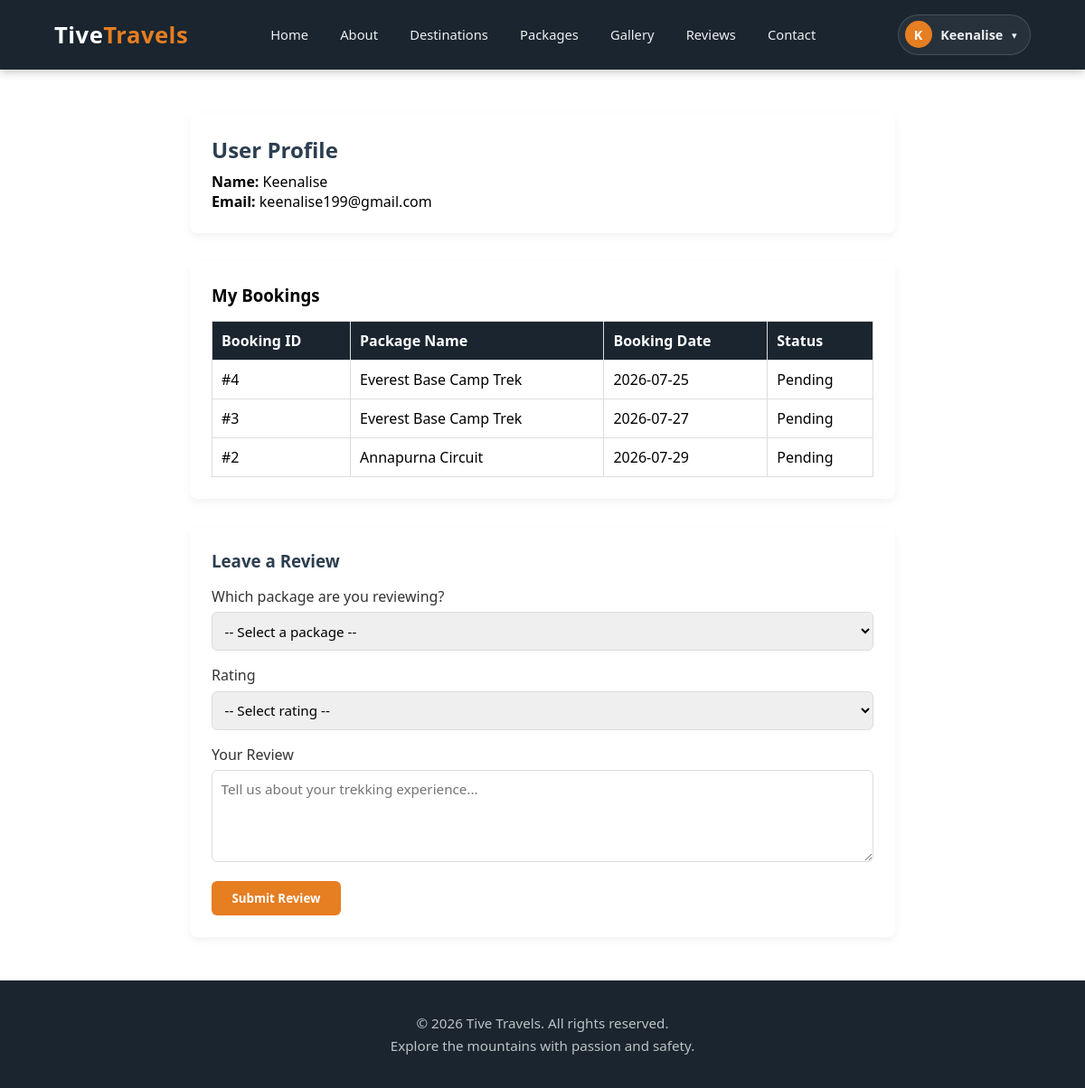
Page /profile.php (signed in) on the earlier database version.
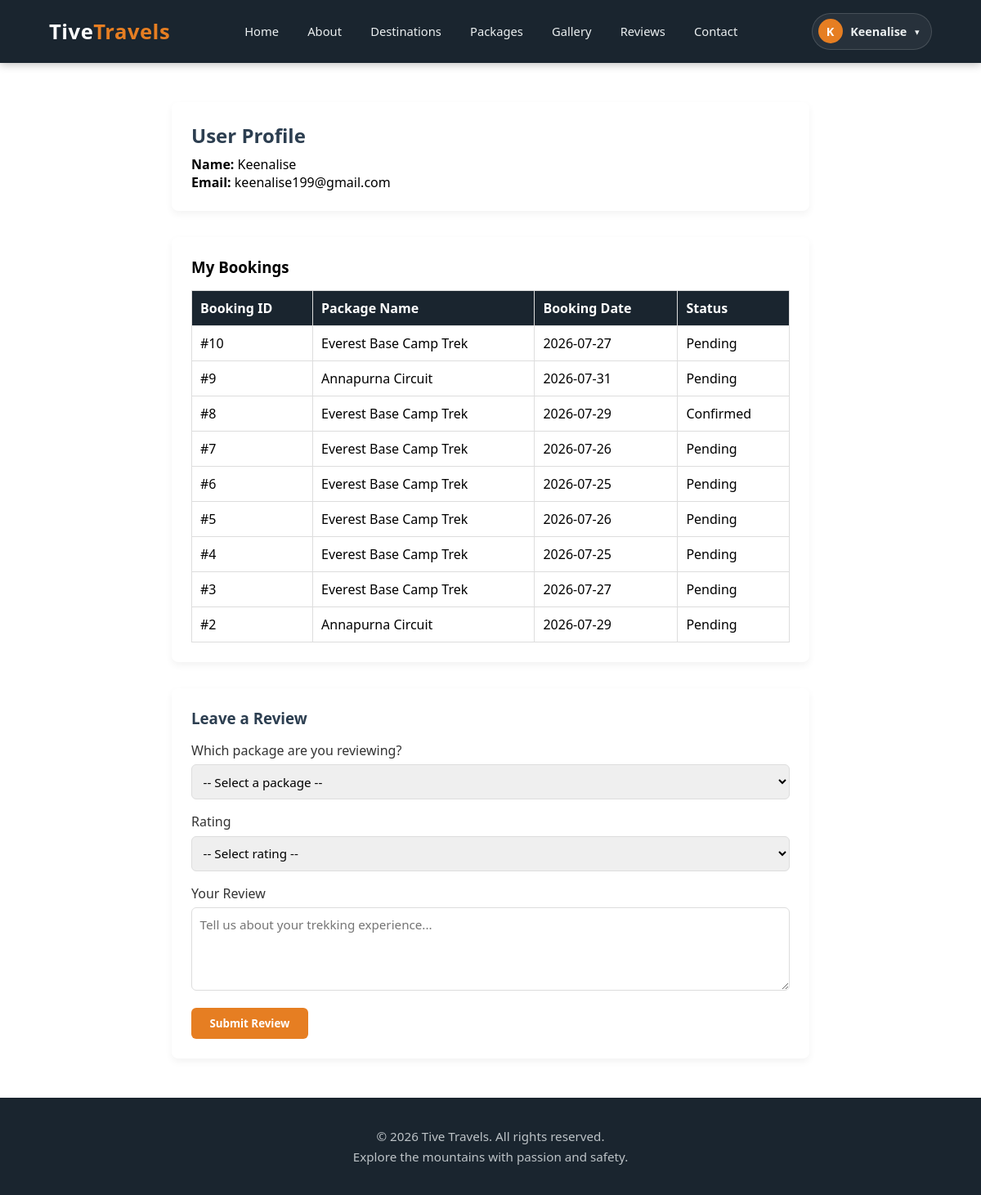
Same page on the later database version.
### tables this page shows
CREATE TABLE `bookings` (
  `id` int NOT NULL AUTO_INCREMENT,
  `user_id` int NOT NULL,
  `package_name` varchar(150) DEFAULT NULL,
  `num_people` int DEFAULT '1',
  `phone` varchar(30) DEFAULT '',
  `hotel_name` varchar(150) DEFAULT NULL,
  `nights` int DEFAULT '0',
  `accommodation_total` decimal(10,2) DEFAULT '0.00',
  `total_price` decimal(10,2) DEFAULT '0.00',
  `booking_date` date DEFAULT NULL,
  `status` enum('pending','confirmed','cancelled') DEFAULT 'pending',
  PRIMARY KEY (`id`),
  KEY `user_id` (`user_id`),
  CONSTRAINT `bookings_ibfk_1` FOREIGN KEY (`user_id`) REFERENCES `users` (`id`)
);

### profile.php (the view, shortened to what this page needs)
<?php
include 'includes/connection.php';
$user_id = $_SESSION['user_id'];
$stmt = $conn->prepare("SELECT * FROM users WHERE id = ?");
$stmt->bind_param("i", $user_id);
$stmt->execute();
$user = $stmt->get_result()->fetch_assoc();
$stmt2 = $conn->prepare("SELECT * FROM bookings WHERE user_id = ? ORDER BY id DESC");
$stmt2->bind_param("i", $user_id);
$stmt2->execute();
$bookings_res = $stmt2->get_result();
?>
<!DOCTYPE html>
<html lang="en">
<head>
    <link rel="stylesheet" href="css/navbar.css">
    <link rel="stylesheet" href="css/footer.css">
</head>
<body>
    <?php include 'includes/navbar.php'; ?>
    <div class="profile-container">
        <div class="user-card">
            <h2>User Profile</h2>
            <p><strong>Name:</strong> <?php echo htmlspecialchars($user['name']); ?></p>
            <p><strong>Email:</strong> <?php echo htmlspecialchars($user['email']); ?></p>
        </div>
        <div class="booking-history" id="bookings" style="margin-bottom: 2rem; scroll-margin-top: 90px;">
            <h3>My Bookings</h3>
            <table>
                <thead>
                    <tr>
                        <th>Booking ID</th>
                        <th>Package Name</th>
                        <th>Booking Date</th>
                        <th>Status</th>
                    </tr>
                </thead>
                <tbody>
                    <?php if ($bookings_res && $bookings_res->num_rows > 0): ?>
                        <?php while($b = $bookings_res->fetch_assoc()): ?>
                            <tr>
                                <td>#<?php echo $b['id']; ?></td>
                                <td><?php echo htmlspecialchars($b['package_name']); ?></td>
                                <td><?php echo $b['booking_date']; ?></td>
                                <td><?php echo ucfirst($b['status']); ?></td>
                            </tr>
                        <?php endwhile; ?>
                    <?php else: ?>
                        <tr><td colspan="4">No active bookings found.</td></tr>
                    <?php endif; ?>
                </tbody>
            </table>
        </div>
    <div class="review-form-card">
            <h3>Leave a Review</h3>
            <form method="POST" action="profile.php">
                <div class="form-group">
                    <label>Which package are you reviewing?</label>
                    <select name="package_name" required>
                        <option value="">-- Select a package --</option>
                    </select>
                </div>
                <div class="form-group">
                    <label>Rating</label>
                    <select name="rating" required>
                        <option value="">-- Select rating --</option>
                    </select>
                </div>
                <div class="form-group">
                    <label>Your Review</label>
                    <textarea name="comment" rows="4" required placeholder="Tell us about your trekking experience..."></textarea>
                </div>
                <button type="submit" name="submit_review" class="btn-submit-review">Submit Review</button>
            </form>
        </div>
    </div>
    <?php include 'includes/footer.php'; ?>
</body>
</html>

Differences in the rows shown:
added bookings: id "10", package_name "Everest Base Camp Trek", booking_date "2026-07-27", status "Pending"
added bookings: id "9", package_name "Annapurna Circuit", booking_date "2026-07-31", status "Pending"
added bookings: id "8", package_name "Everest Base Camp Trek", booking_date "2026-07-29", status "Confirmed"
added bookings: id "7", package_name "Everest Base Camp Trek", booking_date "2026-07-26", status "Pending"
added bookings: id "6", package_name "Everest Base Camp Trek", booking_date "2026-07-25", status "Pending"
added bookings: id "5", package_name "Everest Base Camp Trek", booking_date "2026-07-26", status "Pending"
